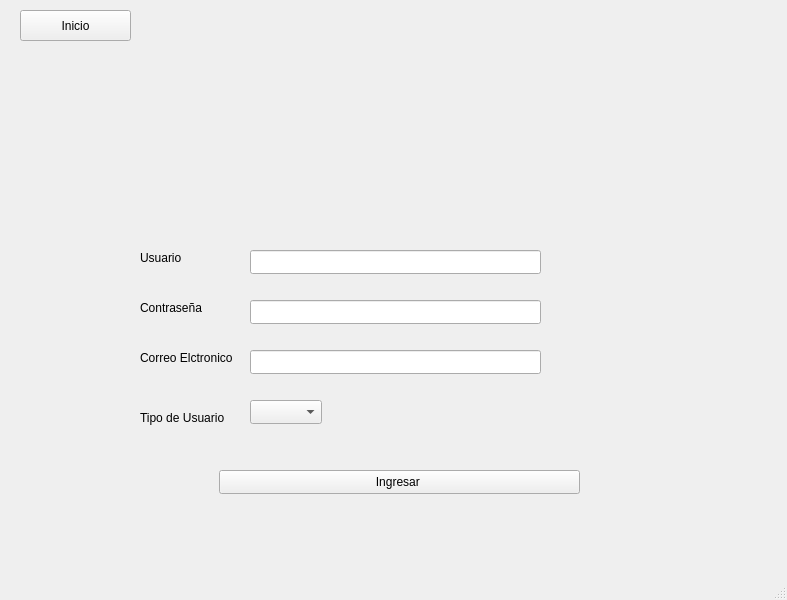
<?xml version="1.0" encoding="UTF-8"?>
<ui version="4.0">
 <class>LoginWindow</class>
 <widget class="QMainWindow" name="LoginWindow">
  <property name="geometry">
   <rect>
    <x>0</x>
    <y>0</y>
    <width>787</width>
    <height>600</height>
   </rect>
  </property>
  <property name="windowTitle">
   <string>MainWindow</string>
  </property>
  <widget class="QWidget" name="centralwidget">
   <widget class="QPushButton" name="pushButtonIngresar">
    <property name="geometry">
     <rect>
      <x>219</x>
      <y>470</y>
      <width>361</width>
      <height>24</height>
     </rect>
    </property>
    <property name="text">
     <string>Ingresar </string>
    </property>
   </widget>
   <widget class="QWidget" name="W_Inicio" native="true">
    <property name="enabled">
     <bool>true</bool>
    </property>
    <property name="geometry">
     <rect>
      <x>0</x>
      <y>0</y>
      <width>781</width>
      <height>61</height>
     </rect>
    </property>
    <widget class="QPushButton" name="loginButton">
     <property name="geometry">
      <rect>
       <x>20</x>
       <y>10</y>
       <width>111</width>
       <height>31</height>
      </rect>
     </property>
     <property name="text">
      <string>Inicio</string>
     </property>
    </widget>
    <widget class="QLabel" name="imageLabel">
     <property name="geometry">
      <rect>
       <x>540</x>
       <y>0</y>
       <width>241</width>
       <height>61</height>
      </rect>
     </property>
     <property name="text">
      <string/>
     </property>
     <property name="pixmap">
      <pixmap resource="recursos.qrc">:/images/imagenes/Imagen1.png</pixmap>
     </property>
     <property name="scaledContents">
      <bool>true</bool>
     </property>
    </widget>
   </widget>
   <widget class="QComboBox" name="comboBoxTipoUsuario">
    <property name="geometry">
     <rect>
      <x>250</x>
      <y>400</y>
      <width>72</width>
      <height>24</height>
     </rect>
    </property>
   </widget>
   <widget class="QLineEdit" name="lineEditCorreo">
    <property name="geometry">
     <rect>
      <x>250</x>
      <y>350</y>
      <width>291</width>
      <height>24</height>
     </rect>
    </property>
   </widget>
   <widget class="QLineEdit" name="lineEditPass">
    <property name="geometry">
     <rect>
      <x>250</x>
      <y>300</y>
      <width>291</width>
      <height>24</height>
     </rect>
    </property>
   </widget>
   <widget class="QLineEdit" name="lineEditUsuario">
    <property name="geometry">
     <rect>
      <x>250</x>
      <y>250</y>
      <width>291</width>
      <height>24</height>
     </rect>
    </property>
   </widget>
   <widget class="QLabel" name="QL_TUsuario">
    <property name="geometry">
     <rect>
      <x>140</x>
      <y>410</y>
      <width>101</width>
      <height>16</height>
     </rect>
    </property>
    <property name="text">
     <string>Tipo de Usuario </string>
    </property>
   </widget>
   <widget class="QLabel" name="QL_Correo">
    <property name="geometry">
     <rect>
      <x>140</x>
      <y>350</y>
      <width>101</width>
      <height>16</height>
     </rect>
    </property>
    <property name="text">
     <string>Correo Elctronico</string>
    </property>
   </widget>
   <widget class="QLabel" name="QL_Pass">
    <property name="geometry">
     <rect>
      <x>140</x>
      <y>300</y>
      <width>91</width>
      <height>16</height>
     </rect>
    </property>
    <property name="text">
     <string>Contraseña</string>
    </property>
   </widget>
   <widget class="QLabel" name="QL_Usuario">
    <property name="geometry">
     <rect>
      <x>140</x>
      <y>250</y>
      <width>49</width>
      <height>16</height>
     </rect>
    </property>
    <property name="text">
     <string>Usuario</string>
    </property>
   </widget>
  </widget>
  <widget class="QMenuBar" name="menubar">
   <property name="geometry">
    <rect>
     <x>0</x>
     <y>0</y>
     <width>787</width>
     <height>21</height>
    </rect>
   </property>
  </widget>
  <widget class="QStatusBar" name="statusbar"/>
 </widget>
 <resources>
  <include location="recursos.qrc"/>
 </resources>
 <connections/>
</ui>
